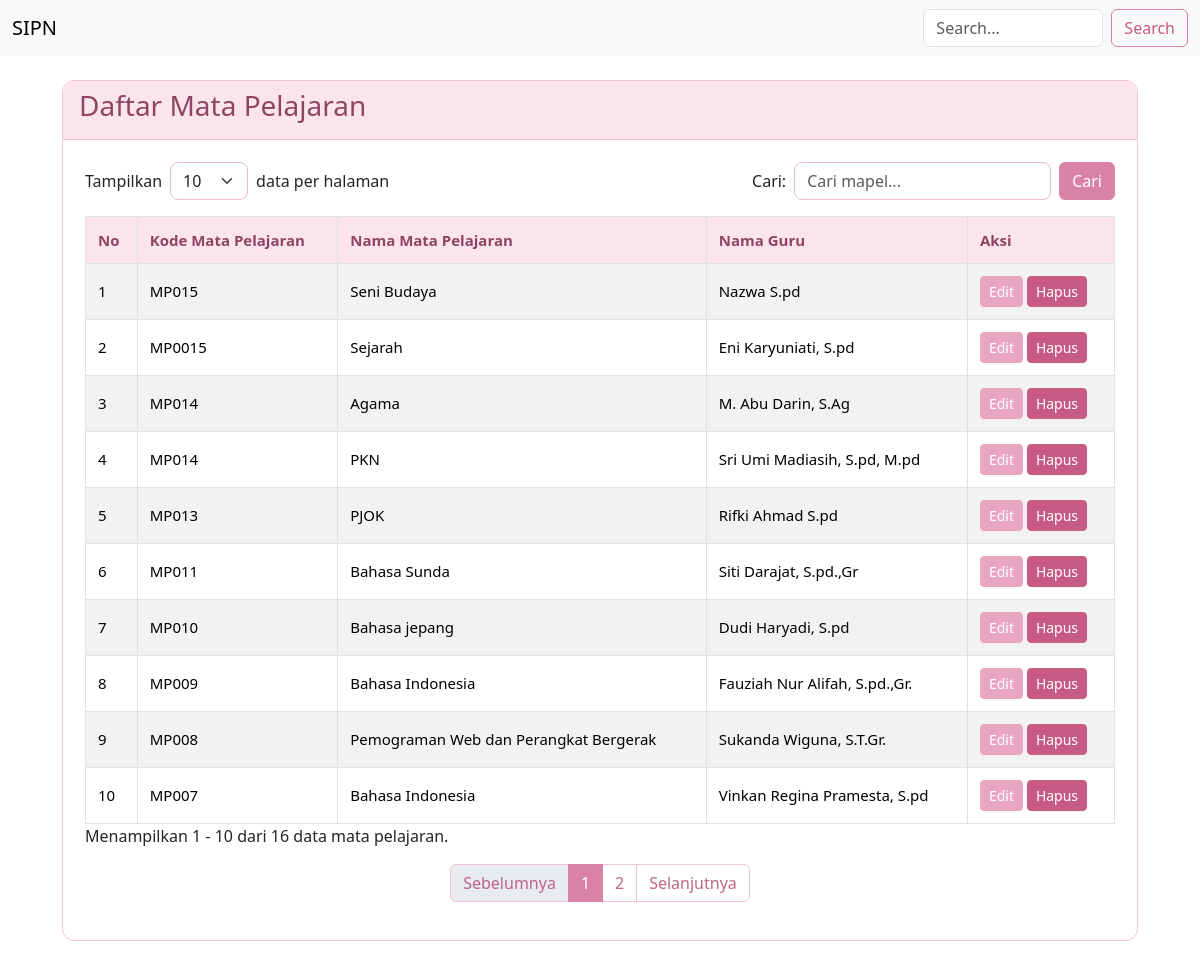
The page /daftar_mapel.php on the database its author committed.
### tables this page shows
CREATE TABLE `mapel` (
  `id` int(11) NOT NULL,
  `kode_mapel` varchar(10) NOT NULL,
  `nama_mapel` varchar(100) NOT NULL,
  `guru_id` int(11) NOT NULL
);

CREATE TABLE `guru` (
  `id` int(11) NOT NULL,
  `nip` varchar(20) NOT NULL,
  `nama` varchar(100) NOT NULL,
  `jenis_kelamin` enum('L','P') NOT NULL,
  `user_id` int(11) NOT NULL
);

### daftar_mapel.php (the view, shortened to what this page needs)
<?php
include 'koneksi.php';
include 'navbar.php';
?>
<?php
$batas = isset($_GET['batas']) ? (int)$_GET['batas'] : 10;
$cari = isset($_GET['cari']) ? trim($_GET['cari']) : '';
$where = "";
$sql_jumlah = "SELECT COUNT(*) AS total
               FROM mapel
               LEFT JOIN guru ON mapel.guru_id = guru.id
               $where";
$hasil_jumlah = mysqli_query($koneksi, $sql_jumlah);
$data_jumlah = mysqli_fetch_assoc($hasil_jumlah);
$total_data = (int)$data_jumlah['total'];
$total_halaman = max(1, ceil($total_data / $batas));
$halaman = isset($_GET['halaman']) ? (int)$_GET['halaman'] : 1;
$halaman = max(1, min($halaman, $total_halaman));
$mulai = ($halaman - 1) * $batas;
$sql = "SELECT mapel.*,
        guru.nama AS nama_guru
        FROM mapel
        LEFT JOIN guru ON mapel.guru_id = guru.id
        $where
        ORDER BY mapel.id DESC
        LIMIT $mulai, $batas";
$hasil = mysqli_query($koneksi, $sql);
?>
<div class="container mt-4 mb-4" style="max-width: 1100px;">
    <div class="card pink-card">
        <div class="card-header">
            <h3>Daftar Mata Pelajaran</h3>
        </div>
        <div class="card-body">
            <form method="GET" class="mb-3">
                <div class="row g-2 align-items-center">
                    <div class="col-auto">
                        Tampilkan
                    </div>
                    <div class="col-auto">
                        <select name="batas" class="form-select"
                                onchange="this.form.submit()">
                            <option value="10" <?= $batas == 10 ? 'selected' : '' ?>>10</option>
                        </select>
                    </div>
                    <div class="col-auto">
                        data per halaman
                    </div>
                    <div class="col-auto ms-auto">
                        <label for="cari">Cari:</label>
                    </div>
                    <div class="col-auto">
                        <input type="text" id="cari" name="cari"
                               class="form-control"
                               placeholder="Cari mapel..."
                               value="<?= htmlspecialchars($cari) ?>">
                    </div>
                    <div class="col-auto">
                        <button type="submit" class="btn btn-cari-pink">
                            Cari
                        </button>
                    </div>
                </div>
            </form>
            <div class="table-responsive">
                <table class="table table-bordered table-striped tabel-pink">
                    <thead>
                        <tr>
                            <th>No</th>
                            <th>Kode Mata Pelajaran</th>
                            <th>Nama Mata Pelajaran</th>
                            <th>Nama Guru</th>
                            <th>Aksi</th>
                        </tr>
                    </thead>
                    <tbody>
                    <?php
                    $no = $mulai + 1;
                    if ($hasil && mysqli_num_rows($hasil) > 0) {
                        while ($baris = mysqli_fetch_assoc($hasil)) {
                    ?>
                        <tr>
                            <td><?= $no++ ?></td>
                            <td>
                                <?= htmlspecialchars($baris['kode_mapel']) ?>
                            </td>
                            <td>
                                <?= htmlspecialchars($baris['nama_mapel']) ?>
                            </td>
                            <td>
                                <?= htmlspecialchars($baris['nama_guru'] ?? '-') ?>
                            </td>
                            <td>
                                <a href="form_edit_mapel.php?id=<?= $baris['id'] ?>"
                                   class="btn btn-edit-pink btn-sm">
                                    Edit
                                </a>
                                <a href="aksi_hapus_mapel.php?id=<?= $baris['id'] ?>"
                                   onclick="return confirm('Apakah Anda yakin ingin menghapus mata pelajaran ini?')"
                                   class="btn btn-hapus-pink btn-sm">
                                    Hapus
                                </a>
                            </td>
                        </tr>
                    <?php
                        }
                    } ?>
                    </tbody>
                </table>
            </div>
            <p>
                Menampilkan
                <?= $total_data > 0 ? $mulai + 1 : 0 ?>
                -
                <?= min($mulai + $batas, $total_data) ?>
                dari <?= $total_data ?> data mata pelajaran.
            </p>
            <nav>
                <ul class="pagination justify-content-center">
                    <li class="page-item <?= $halaman <= 1 ? 'disabled' : '' ?>">
                        <a class="page-link"
                           href="?halaman=<?= $halaman - 1 ?>&batas=<?= $batas ?>&cari=<?= urlencode($cari) ?>">
                            Sebelumnya
                        </a>
                    </li>
                    <?php for ($i = 1; $i <= $total_halaman; $i++) { ?>
                        <li class="page-item <?= $halaman == $i ? 'active' : '' ?>">
                            <a class="page-link"
                               href="?halaman=<?= $i ?>&batas=<?= $batas ?>&cari=<?= urlencode($cari) ?>">
                                <?= $i ?>
                            </a>
                        </li>
                    <?php } ?>
                    <li class="page-item <?= $halaman >= $total_halaman ? 'disabled' : '' ?>">
                        <a class="page-link"
                           href="?halaman=<?= $halaman + 1 ?>&batas=<?= $batas ?>&cari=<?= urlencode($cari) ?>">
                            Selanjutnya
                        </a>
                    </li>
                </ul>
            </nav>
        </div>
    </div>
</div>
<?php
require_once 'footer.php';
?>

### daftar_mapel.php (style rules this page uses)
.pink-card { border: 1px solid #f3c5d8; border-radius: 12px; overflow: hidden; }
.pink-card .card-header { background-color: #fce4ec; color: #8e4564; border-bottom: 1px solid #f3c5d8; }
.tabel-pink thead th { background-color: #fce4ec; color: #8e4564; vertical-align: middle; }
.btn-edit-pink { background-color: #e9a6c1; border-color: #e9a6c1; color: white; }
.btn-hapus-pink { background-color: #c75b83; border-color: #c75b83; color: white; }
.btn-cari-pink { background-color: #d982a5; border-color: #d982a5; color: white; }
#cari, select[name="batas"] { border-color: #edb9ce; border-radius: 8px; }
.pagination .page-link { color: #bd6488; border-color: #f3c5d8; }
.pagination .page-item.active .page-link { background-color: #d982a5; border-color: #d982a5; color: white; }
.pink-card .card-body { padding: 22px; }
.tabel-pink { width: 100%; margin-bottom: 0; white-space: normal; font-size: 15px; }
.tabel-pink th, .tabel-pink td { padding: 12px; vertical-align: middle; }
.table-responsive { width: 100%; }

### rows shown on the page
mapel: kode_mapel "MP015", nama_mapel "Seni Budaya", guru.nama "Nazwa S.pd"
mapel: kode_mapel "MP0015", nama_mapel "Sejarah", guru.nama "Eni Karyuniati, S.pd"
mapel: kode_mapel "MP014", nama_mapel "Agama", guru.nama "M. Abu Darin, S.Ag"
mapel: kode_mapel "MP014", nama_mapel "PKN", guru.nama "Sri Umi Madiasih, S.pd, M.pd"
mapel: kode_mapel "MP013", nama_mapel "PJOK", guru.nama "Rifki Ahmad S.pd"
mapel: kode_mapel "MP011", nama_mapel "Bahasa Sunda", guru.nama "Siti Darajat, S.pd.,Gr"
mapel: kode_mapel "MP010", nama_mapel "Bahasa jepang", guru.nama "Dudi Haryadi, S.pd"
mapel: kode_mapel "MP009", nama_mapel "Bahasa Indonesia", guru.nama "Fauziah Nur Alifah, S.pd.,Gr."
mapel: kode_mapel "MP008", nama_mapel "Pemograman Web dan Perangkat Bergerak", guru.nama "Sukanda Wiguna, S.T.Gr."
mapel: kode_mapel "MP007", nama_mapel "Bahasa Indonesia", guru.nama "Vinkan Regina Pramesta, S.pd"

### other values the page prints
$mulai + 1 "1"
min($mulai + $batas, $total_data) "10"
$total_data "16"
